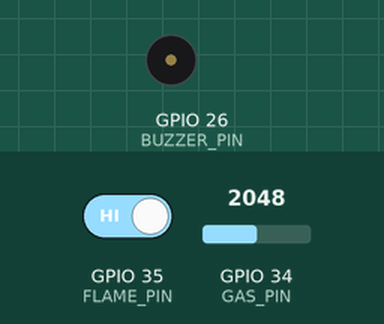
Recording of a sketch running on a simulated ESP32. Parts: buzzer (waves = sounding, pin HIGH). The test bench sets the inputs (shaded band); at power-on: GPIO 34 (GAS_PIN) = 2048, GPIO 35 (FLAME_PIN) HIGH. WiFi joins after 1.5 s; servers stay silent unless stated; what the sketch prints to the serial monitor is not drawn.

Above: at 3.0 s.
3.1 s: GPIO 34 (GAS_PIN) set to 1706
6.6 s: GPIO 34 (GAS_PIN) set to 1592
8.6 s: GPIO 35 (FLAME_PIN) driven LOW
At 10.7 s:
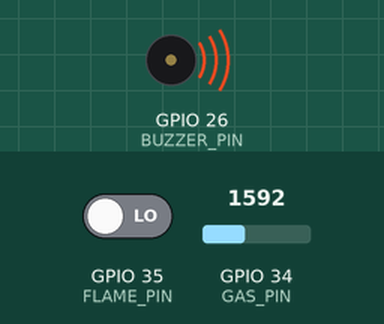
11.3 s: GPIO 35 (FLAME_PIN) driven HIGH
At 12.3 s:
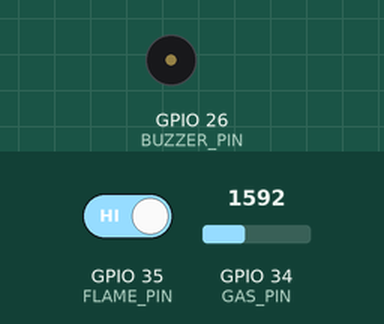
Timing chart, 0 to 14.3 s (numbered marks = the images above; inputs shaded):
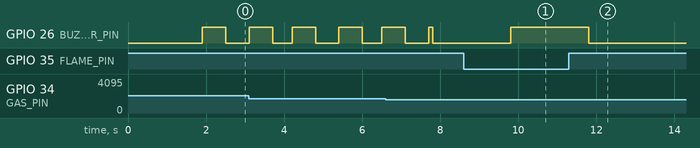

The sketch:

KetThucMon_HeThong.ino
```cpp
#include <WiFi.h>
#include <WiFiClient.h>
#include <BlynkSimpleEsp32.h>

// Blynk
#define BLYNK_TEMPLATE_ID "TMPL6mE5b87dK"   // ID template trên Blynk Cloud
#define BLYNK_TEMPLATE_NAME "Quickstart Template"
#define BLYNK_AUTH_TOKEN "l1xcGDgfQyUh8PbLy5U8YrsL1R-XKa8L"  // Token để ESP32 kết nối Blynk

// WiFi
char ssid[] = "HaiDong";
char pass[] = "244466666";

// Chân kết nối cảm biến + buzzer
#define GAS_PIN    34
#define FLAME_PIN  35
#define BUZZER_PIN 26

// Biến trạng thái
bool gasAlarm   = false;   // Cảnh báo khí gas
bool flameAlarm = false;   // Cảnh báo lửa
bool userMuted  = false;   // Người dùng tắt còi thủ công
unsigned long lastBeepTime = 0; // Thời gian để tạo tiếng beep beep
bool beepState = false;         // Trạng thái beep hiện tại

// FreeRTOS task handle
TaskHandle_t TaskSensor, TaskBuzzer, TaskBlynk;

// ---------------- 1: Đọc cảm biến ----------------
void taskSensor(void *pvParameters) {
  while (1) {
    int gasRaw     = analogRead(GAS_PIN);                  // Đọc giá trị ADC từ cảm biến khí
    int gasValue   = map(gasRaw, 0, 4095, 0, 1000);        // Chuẩn hóa về thang 0-1000
    int flameValue = digitalRead(FLAME_PIN);               // Đọc giá trị cảm biến lửa (0: có lửa, 1: an toàn)

    // Gửi dữ liệu cảm biến lên Blynk (theo Vpin)
    Blynk.virtualWrite(V0, gasValue);
    Blynk.virtualWrite(V1, flameValue);
    Blynk.virtualWrite(V2, (gasAlarm || flameAlarm));      // Trạng thái hệ thống

    // Kiểm tra điều kiện phát hiện
    bool gasDetected   = (gasValue > 400);   // Nếu nồng độ gas cao
    bool flameDetected = (flameValue == 0);  // Nếu phát hiện lửa

    if (flameDetected && !userMuted) {
      flameAlarm = true;
      gasAlarm   = false;
      digitalWrite(BUZZER_PIN, HIGH);  // Còi hú liên tục
      Blynk.virtualWrite(V3, 1);
      Blynk.logEvent("fire_alert", "🔥 Phát hiện NGỌN LỬA! Kiểm tra ngay!");  // Gửi thông báo Blynk
    }
    else if (gasDetected && !userMuted && !flameAlarm) {
      gasAlarm = true;
      Blynk.virtualWrite(V3, 1);
      Blynk.logEvent("fire_alert", "⚠️ Nồng độ KHÍ GAS cao bất thường!");
    }
    else if (!gasDetected && !flameDetected) {
      gasAlarm   = false;
      flameAlarm = false;
      userMuted  = false;
      digitalWrite(BUZZER_PIN, LOW);   // Tắt còi khi an toàn
      Blynk.virtualWrite(V3, 0);
    }

    vTaskDelay(2000 / portTICK_PERIOD_MS); // Delay 2s đọc lại
  }
}

// ----------------  2: Xử lý Buzzer ----------------
void taskBuzzer(void *pvParameters) {
  while (1) {
    if (gasAlarm && !flameAlarm && !userMuted) {
      unsigned long currentMillis = millis();
      if (currentMillis - lastBeepTime > 500) {   // Tạo tiếng beep mỗi 0.5s
        lastBeepTime = currentMillis;
        beepState = !beepState;
        digitalWrite(BUZZER_PIN, beepState ? HIGH : LOW);
      }
    }
    vTaskDelay(100 / portTICK_PERIOD_MS); // Kiểm tra nhanh hơn (0.1s)
  }
}

// ---------------- 3: Blynk run ----------------
void taskBlynk(void *pvParameters) {
  while (1) {
    Blynk.run();   // Blynk cần chạy liên tục
    vTaskDelay(10 / portTICK_PERIOD_MS);  // Tránh chiếm CPU
  }
}

// ---------------- Blynk Control ----------------
BLYNK_WRITE(V3) {  // Điều khiển còi từ app Blynk
  int buzzerState = param.asInt();
  if (buzzerState == 1) {
    userMuted  = false;
    flameAlarm = true;
    digitalWrite(BUZZER_PIN, HIGH);   // Bật còi
  } else {
    userMuted  = true;
    flameAlarm = false;
    gasAlarm   = false;
    digitalWrite(BUZZER_PIN, LOW);    // Tắt còi
  }
}

// ---------------- SETUP ----------------
void setup() {
  Serial.begin(115200);
  pinMode(GAS_PIN, INPUT);
  pinMode(FLAME_PIN, INPUT);
  pinMode(BUZZER_PIN, OUTPUT);

  Blynk.begin(BLYNK_AUTH_TOKEN, ssid, pass);   // Kết nối Blynk + WiFi

  // Tạo task FreeRTOS chạy song song
  xTaskCreatePinnedToCore(taskSensor, "TaskSensor", 4096, NULL, 2, &TaskSensor, 1);
  xTaskCreatePinnedToCore(taskBuzzer, "TaskBuzzer", 2048, NULL, 1, &TaskBuzzer, 1);
  xTaskCreatePinnedToCore(taskBlynk,  "TaskBlynk",  4096, NULL, 3, &TaskBlynk,  1);

  Serial.println("✅ Hệ thống RTOS khởi động!");
}

void loop() {
  // loop trống vì đã chia task FreeRTOS
}
```

Measured:
- after the input at 8.6 s, GPIO 26 (BUZZER_PIN): LOW → HIGH after 1.2 s
- after the input at 11.3 s, GPIO 26 (BUZZER_PIN): HIGH → LOW after 0.51 s
- by itself, GPIO 26 (BUZZER_PIN): alternates HIGH for 0.60 s and LOW for 0.50 s
